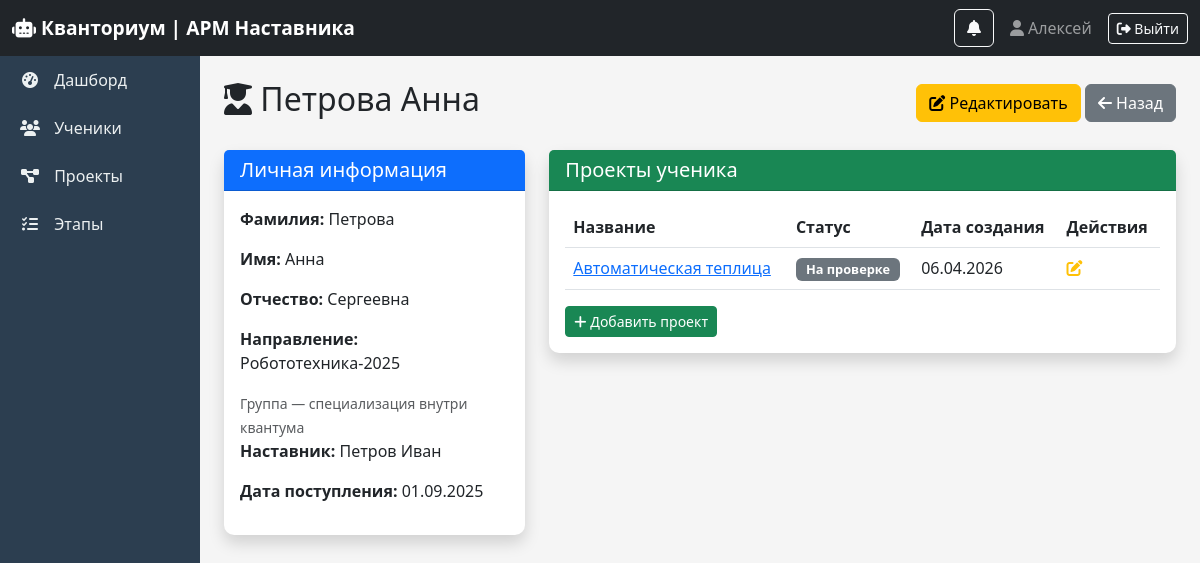
The page /students/2/ (signed in) on the database as committed earlier.
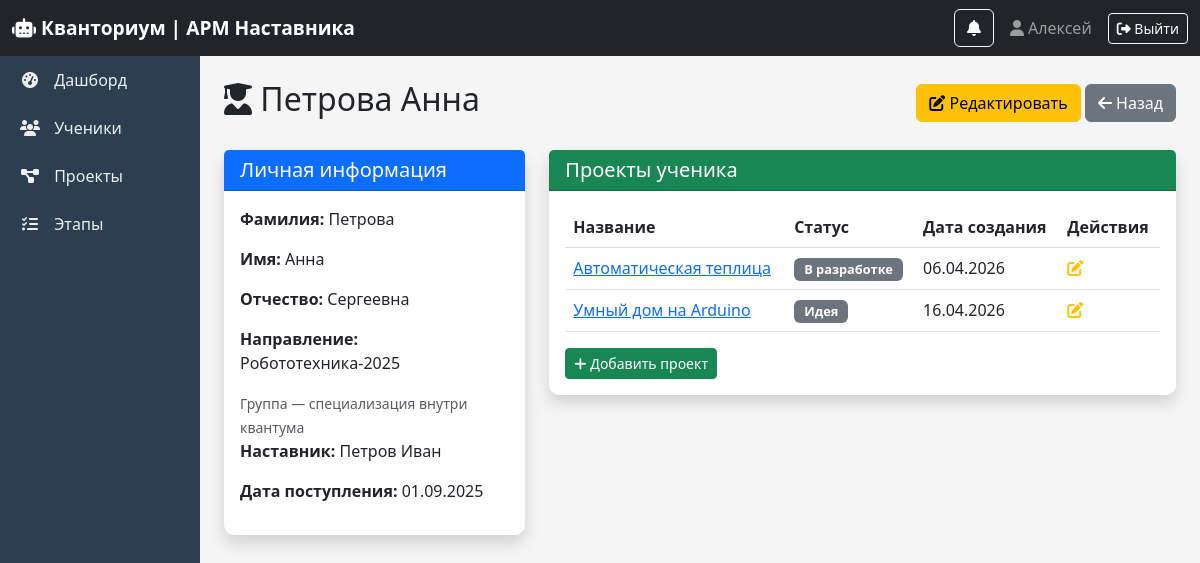
The same page on the database as committed later.
### core/models.py (models this page shows, shortened)
class Project(models.Model):
    STATUS_CHOICES = [
        ('idea', 'Идея'),
        ('development', 'В разработке'),
        ('review', 'На проверке'),
        ('completed', 'Завершен'),
        ('defended', 'Защищен'),
    ]
    name = models.CharField(max_length=200, verbose_name="Название проекта")
    description = models.TextField(verbose_name="Описание")
    student = models.ForeignKey(Student, on_delete=models.CASCADE, verbose_name="Обучающийся")
    status = models.CharField(max_length=20, choices=STATUS_CHOICES, default='idea', verbose_name="Статус")
    created_at = models.DateTimeField(auto_now_add=True, verbose_name="Дата создания")
    updated_at = models.DateTimeField(auto_now=True, verbose_name="Дата обновления")
    class Meta:
        verbose_name = "Проект"
        verbose_name_plural = "Проекты"

### core/views.py (the view)
# urls.py: path('students/<int:pk>/', views.student_detail, name='student_detail'),
@login_required
def student_detail(request, pk):
    student = get_object_or_404(Student, pk=pk)
    projects = student.project_set.all()
    can_edit = user_can_edit(request)
    return render(request, 'core/student_detail.html', {'student': student, 'projects': projects, 'can_edit': can_edit})

### core/views.py (called while the page is built)
def get_user_mentor(request):
    if not request.user.is_authenticated:
        return None
    try:
        return request.user.mentor
    except:
        return None

def user_can_edit(request):
    if request.user.is_superuser:
        return True
    if request.user.username == 'metodist':
        return False
    return True

### core/templates/core/student_detail.html
{% extends 'core/base.html' %}
{% block content %}
<div class="d-flex justify-content-between align-items-center mb-4">
    <h2><i class="fas fa-user-graduate"></i> {{ student.last_name }} {{ student.first_name }}</h2>
    <div>
        <a href="{% url 'student_edit' student.id %}" class="btn btn-warning">
            <i class="fas fa-edit"></i> Редактировать
        </a>
        <a href="{% url 'student_list' %}" class="btn btn-secondary">
            <i class="fas fa-arrow-left"></i> Назад
        </a>
    </div>
</div>
<div class="row">
    <div class="col-md-4">
        <div class="card shadow mb-4">
            <div class="card-header bg-primary text-white">
                <h5 class="mb-0">Личная информация</h5>
            </div>
            <div class="card-body">
                <p><strong>Фамилия:</strong> {{ student.last_name }}</p>
                <p><strong>Имя:</strong> {{ student.first_name }}</p>
                <p><strong>Отчество:</strong> {{ student.middle_name|default:"—" }}</p>
                <p><strong>Направление:</strong> {{ student.group_name }}</p>
                <small class="text-muted">Группа — специализация внутри квантума</small>
                <p><strong>Наставник:</strong> {{ student.mentor.user.last_name }} {{ student.mentor.user.first_name }}</p>
                <p><strong>Дата поступления:</strong> {{ student.enrollment_date|date:"d.m.Y" }}</p>
            </div>
        </div>
    </div>
    <div class="col-md-8">
        <div class="card shadow">
            <div class="card-header bg-success text-white">
                <h5 class="mb-0">Проекты ученика</h5>
            </div>
            <div class="card-body">
                <table class="table table-hover">
                    <thead>
                        <tr><th>Название</th><th>Статус</th><th>Дата создания</th><th>Действия</th></tr>
                    </thead>
                    <tbody>
                        {% for project in projects %}
                        <tr>
                            <td><a href="{% url 'project_detail' project.id %}">{{ project.name }}</a></td>
                            <td><span class="badge bg-secondary">{{ project.get_status_display }}</span></td>
                            <td>{{ project.created_at|date:"d.m.Y" }}</td>
                            <td>
                                <a href="{% url 'project_edit' project.id %}" class="text-warning"><i class="fas fa-edit"></i></a>
                            </td>
                        </tr>
                        {% empty %}
                        <tr><td colspan="4" class="text-center">Нет проектов</td></tr>
                        {% endfor %}
                    </tbody>
                </table>
                <a href="{% url 'project_create' %}?student={{ student.id }}" class="btn btn-sm btn-success">
                    <i class="fas fa-plus"></i> Добавить проект
                </a>
            </div>
        </div>
    </div>
</div>
{% endblock %}

Rows that differ between the two databases and show on the page:
changed Project "Автоматическая теплица": status "На проверке" → "В разработке"
added Project: name "Умный дом на Arduino", status "Идея", created_at "16.04.2026"
